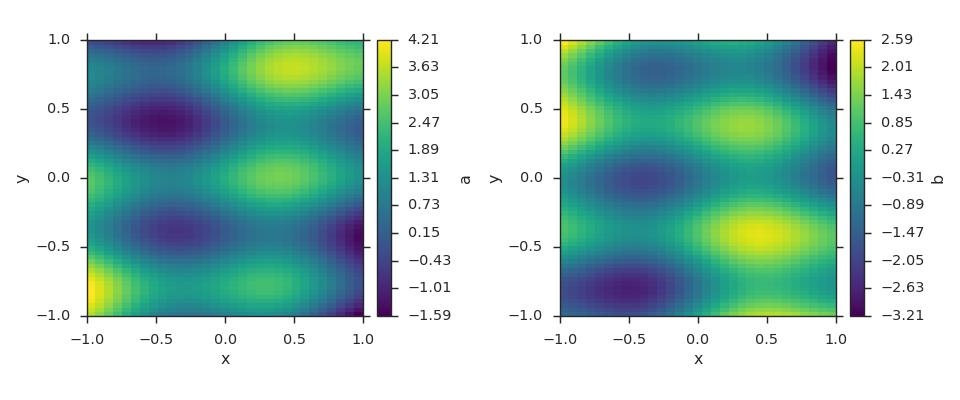

Here is the Python script that generated this plot:
import numpy as np
import viscid
from viscid.plot import vpyplot as vlt
import matplotlib.pyplot as plt


grid = viscid.grid.Grid()

grid.crds = viscid.arrays2crds([np.linspace(-1, 1, 32),
                                np.linspace(-1, 1, 64)])
grid.add_field(viscid.full(grid.crds, np.nan, name='a'))
grid.add_field(viscid.full(grid.crds, np.nan, name='b'))

X, Y = grid.get_crds_cc(shaped=True)
grid['a'][...] = 1.0 + np.sin(4 * X) + np.cos(8 * Y) + 2.0 * X * Y
grid['b'][...] = np.sin(4 * X) - np.cos(8 * Y) - 2.0 * X * Y

_, (ax0, ax1) = plt.subplots(1, 2, figsize=(12, 5))
vlt.plot(grid['a'], ax=ax0)
vlt.plot(grid['b'], ax=ax1)
vlt.auto_adjust_subplots()
plt.show()
